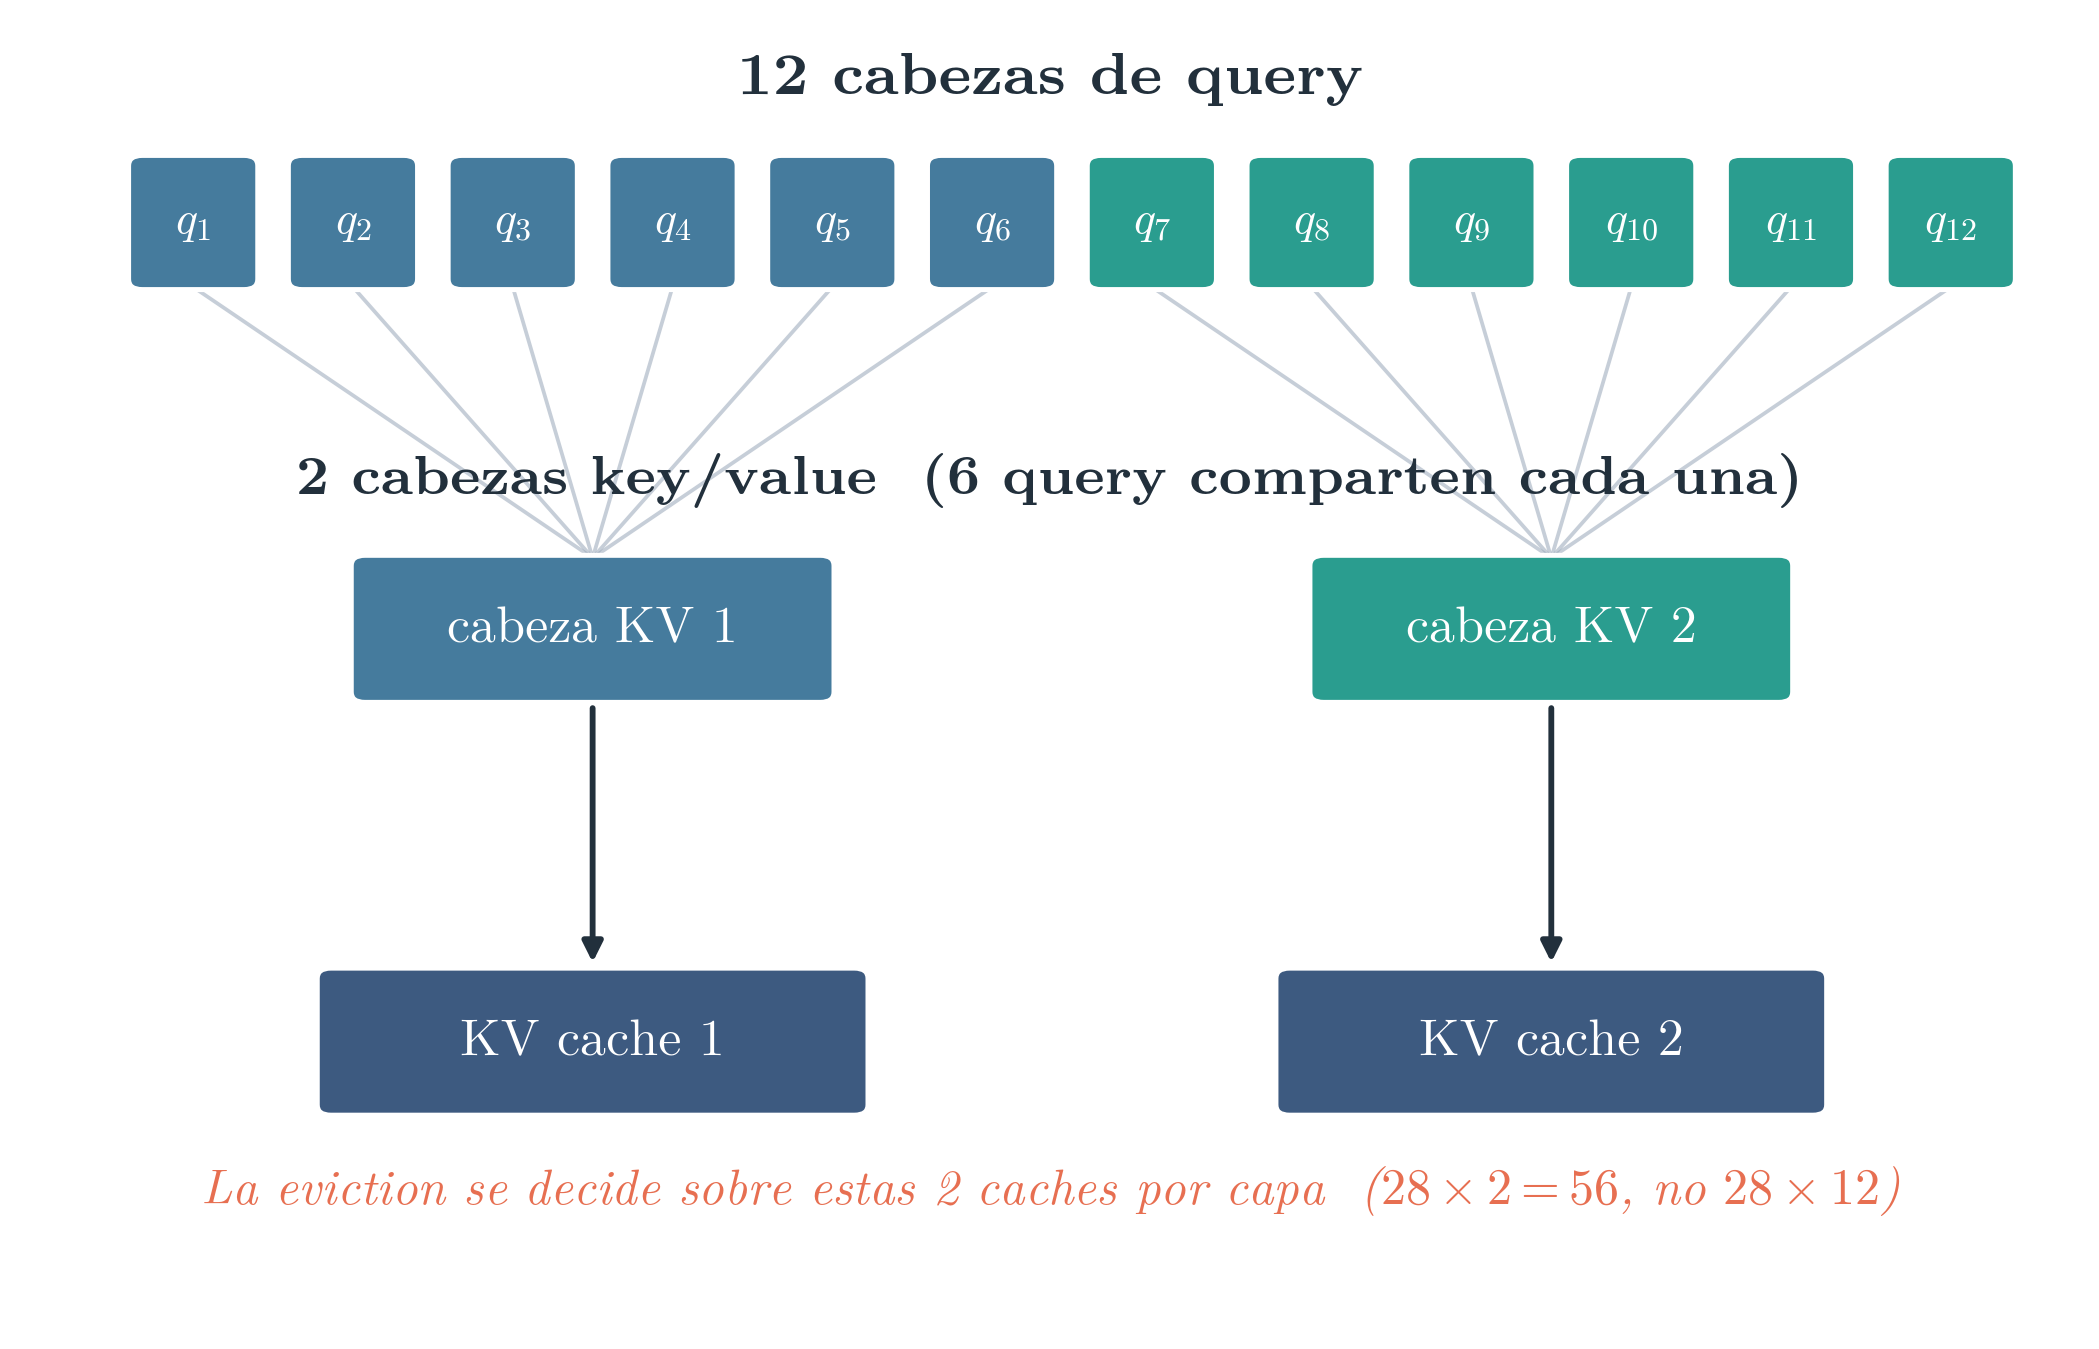

Write the Python code that produced this figure.
"""Diagrama esquematico de Grouped-Query Attention en Qwen2.5-1.5B.
12 cabezas de query agrupadas de a 6 -> 2 cabezas KV -> 2 caches fisicas.
Estilo del informe (Latin Modern, paleta cohesiva)."""
import glob
import matplotlib as mpl
import matplotlib.font_manager as fm
import matplotlib.pyplot as plt
from matplotlib.patches import FancyBboxPatch
from pathlib import Path

for _f in glob.glob("/usr/share/texmf/fonts/opentype/public/lm/lmroman*.otf"):
    try:
        fm.fontManager.addfont(_f)
    except Exception:
        pass

C = {"teal": "#2a9d8f", "blue": "#457b9d", "slate": "#3d5a80",
     "slate_light": "#98a6b8", "grey": "#c9ccd1", "accent": "#e76f51",
     "ink": "#22303c"}
mpl.rcParams.update({
    "font.family": "serif", "font.serif": ["Latin Modern Roman", "DejaVu Serif"],
    "mathtext.fontset": "cm", "savefig.dpi": 300, "savefig.bbox": "tight",
    "text.color": C["ink"],
})

OUT = Path(__file__).resolve().parent

fig, ax = plt.subplots(figsize=(7.2, 4.6))
ax.set_xlim(0, 12); ax.set_ylim(0, 10); ax.axis("off")


def box(x, y, w, h, color, label, tc="white", fs=12, lw=1.2):
    ax.add_patch(FancyBboxPatch((x, y), w, h,
                 boxstyle="round,pad=0.02,rounding_size=0.08",
                 facecolor=color, edgecolor="white", linewidth=lw))
    ax.text(x + w / 2, y + h / 2, label, ha="center", va="center",
            color=tc, fontsize=fs)


# --- 12 cabezas de query (fila superior) ---
qw, qgap = 0.72, 0.22
x0 = 0.6
for i in range(12):
    x = x0 + i * (qw + qgap)
    col = C["blue"] if i < 6 else C["teal"]
    box(x, 8.0, qw, 1.0, col, f"$q_{{{i+1}}}$", fs=11)
ax.text(6.0, 9.5, "12 cabezas de \\emph{query}".replace("\\emph{", "").replace("}", ""),
        ha="center", fontsize=14, weight="bold")

# --- 2 cabezas KV (fila media) ---
grp_centers = []
for g in range(2):
    xs = [x0 + i * (qw + qgap) for i in range(g * 6, g * 6 + 6)]
    cx = (xs[0] + xs[-1] + qw) / 2
    grp_centers.append(cx)
    col = C["blue"] if g == 0 else C["teal"]
    box(cx - 1.4, 4.8, 2.8, 1.1, col, f"cabeza KV {g+1}", fs=12.5)

# lineas query -> KV
for i in range(12):
    x = x0 + i * (qw + qgap) + qw / 2
    g = 0 if i < 6 else 1
    ax.plot([x, grp_centers[g]], [8.0, 5.9], color=C["slate_light"],
            lw=0.9, alpha=0.55, zorder=0)

# --- 2 caches fisicas (fila inferior) ---
for g in range(2):
    box(grp_centers[g] - 1.6, 1.6, 3.2, 1.1, C["slate"],
        f"KV cache {g+1}", fs=12.5)
    ax.annotate("", xy=(grp_centers[g], 2.7), xytext=(grp_centers[g], 4.8),
                arrowprops=dict(arrowstyle="-|>", color=C["ink"], lw=1.4))

ax.text(6.0, 6.4, "2 cabezas \\emph{key/value}".replace("\\emph{", "").replace("}", "")
        + "  (6 query comparten cada una)", ha="center", fontsize=13, weight="bold")
ax.text(6.0, 0.9, "La \\emph{eviction} se decide sobre estas 2 caches por capa"
        .replace("\\emph{", "").replace("}", "") + "  ($28\\times2=56$, no $28\\times12$)",
        ha="center", fontsize=12, color=C["accent"], style="italic")

fig.tight_layout()
fig.savefig(OUT / "fig_gqa.png")
print("fig_gqa.png escrita")
